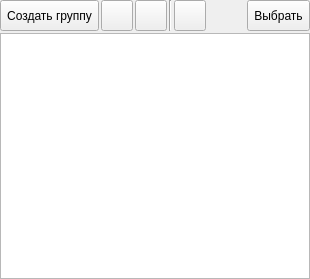
<?xml version="1.0" encoding="UTF-8"?>
<ui version="4.0">
 <class>FormContactsGroups</class>
 <widget class="QWidget" name="FormContactsGroups">
  <property name="geometry">
   <rect>
    <x>0</x>
    <y>0</y>
    <width>310</width>
    <height>279</height>
   </rect>
  </property>
  <property name="windowTitle">
   <string>Form</string>
  </property>
  <layout class="QGridLayout" name="gridLayout">
   <property name="leftMargin">
    <number>0</number>
   </property>
   <property name="topMargin">
    <number>0</number>
   </property>
   <property name="rightMargin">
    <number>0</number>
   </property>
   <property name="bottomMargin">
    <number>0</number>
   </property>
   <property name="spacing">
    <number>2</number>
   </property>
   <item row="0" column="5">
    <spacer name="horizontalSpacer">
     <property name="orientation">
      <enum>Qt::Horizontal</enum>
     </property>
     <property name="sizeHint" stdset="0">
      <size>
       <width>28</width>
       <height>20</height>
      </size>
     </property>
    </spacer>
   </item>
   <item row="1" column="0" colspan="7">
    <widget class="QTreeView" name="treeView"/>
   </item>
   <item row="0" column="3">
    <widget class="Line" name="line">
     <property name="orientation">
      <enum>Qt::Vertical</enum>
     </property>
    </widget>
   </item>
   <item row="0" column="0">
    <widget class="QToolButton" name="toolButtonAdd">
     <property name="sizePolicy">
      <sizepolicy hsizetype="Preferred" vsizetype="Preferred">
       <horstretch>0</horstretch>
       <verstretch>0</verstretch>
      </sizepolicy>
     </property>
     <property name="toolTip">
      <string>Добавить новую группу</string>
     </property>
     <property name="text">
      <string>Создать группу</string>
     </property>
     <property name="icon">
      <iconset resource="../res.qrc">
       <normaloff>:/32/icons/32x32/add.png</normaloff>:/32/icons/32x32/add.png</iconset>
     </property>
     <property name="iconSize">
      <size>
       <width>24</width>
       <height>24</height>
      </size>
     </property>
     <property name="toolButtonStyle">
      <enum>Qt::ToolButtonTextBesideIcon</enum>
     </property>
    </widget>
   </item>
   <item row="0" column="6">
    <widget class="QToolButton" name="toolButtonSelect">
     <property name="sizePolicy">
      <sizepolicy hsizetype="Preferred" vsizetype="Preferred">
       <horstretch>0</horstretch>
       <verstretch>0</verstretch>
      </sizepolicy>
     </property>
     <property name="toolTip">
      <string>Выбрать группу</string>
     </property>
     <property name="text">
      <string>Выбрать</string>
     </property>
     <property name="icon">
      <iconset resource="../res.qrc">
       <normaloff>:/64/icons/64x64/select.png</normaloff>:/64/icons/64x64/select.png</iconset>
     </property>
     <property name="iconSize">
      <size>
       <width>24</width>
       <height>24</height>
      </size>
     </property>
     <property name="toolButtonStyle">
      <enum>Qt::ToolButtonTextBesideIcon</enum>
     </property>
    </widget>
   </item>
   <item row="0" column="1">
    <widget class="QToolButton" name="toolButtonEdit">
     <property name="sizePolicy">
      <sizepolicy hsizetype="Preferred" vsizetype="Preferred">
       <horstretch>0</horstretch>
       <verstretch>0</verstretch>
      </sizepolicy>
     </property>
     <property name="toolTip">
      <string>Редактировать группу</string>
     </property>
     <property name="text">
      <string/>
     </property>
     <property name="icon">
      <iconset resource="../res.qrc">
       <normaloff>:/32/icons/32x32/edit.png</normaloff>:/32/icons/32x32/edit.png</iconset>
     </property>
     <property name="iconSize">
      <size>
       <width>24</width>
       <height>24</height>
      </size>
     </property>
    </widget>
   </item>
   <item row="0" column="2">
    <widget class="QToolButton" name="toolButtonDelete">
     <property name="sizePolicy">
      <sizepolicy hsizetype="Preferred" vsizetype="Preferred">
       <horstretch>0</horstretch>
       <verstretch>0</verstretch>
      </sizepolicy>
     </property>
     <property name="toolTip">
      <string>Удалить выбранную группу</string>
     </property>
     <property name="text">
      <string/>
     </property>
     <property name="icon">
      <iconset resource="../res.qrc">
       <normaloff>:/32/icons/32x32/delete.png</normaloff>:/32/icons/32x32/delete.png</iconset>
     </property>
     <property name="iconSize">
      <size>
       <width>24</width>
       <height>24</height>
      </size>
     </property>
    </widget>
   </item>
   <item row="0" column="4">
    <widget class="QToolButton" name="toolButtonRefresh">
     <property name="sizePolicy">
      <sizepolicy hsizetype="Preferred" vsizetype="Preferred">
       <horstretch>0</horstretch>
       <verstretch>0</verstretch>
      </sizepolicy>
     </property>
     <property name="toolTip">
      <string>Обновить данные</string>
     </property>
     <property name="text">
      <string/>
     </property>
     <property name="icon">
      <iconset resource="../res.qrc">
       <normaloff>:/32/icons/32x32/refresh.png</normaloff>:/32/icons/32x32/refresh.png</iconset>
     </property>
     <property name="iconSize">
      <size>
       <width>24</width>
       <height>24</height>
      </size>
     </property>
    </widget>
   </item>
  </layout>
  <action name="actionAddGroup">
   <property name="icon">
    <iconset resource="../res.qrc">
     <normaloff>:/32/icons/32x32/add.png</normaloff>:/32/icons/32x32/add.png</iconset>
   </property>
   <property name="text">
    <string>Создать группу</string>
   </property>
   <property name="toolTip">
    <string>Создать новую группу контактов</string>
   </property>
   <property name="shortcut">
    <string>Ctrl+Ins</string>
   </property>
  </action>
  <action name="actionEditGroup">
   <property name="icon">
    <iconset resource="../res.qrc">
     <normaloff>:/32/icons/32x32/edit.png</normaloff>:/32/icons/32x32/edit.png</iconset>
   </property>
   <property name="text">
    <string>Редактировать</string>
   </property>
   <property name="toolTip">
    <string>Редактировать выбранную группу контактов</string>
   </property>
  </action>
  <action name="actionDeleteGroups">
   <property name="icon">
    <iconset resource="../res.qrc">
     <normaloff>:/32/icons/32x32/delete.png</normaloff>:/32/icons/32x32/delete.png</iconset>
   </property>
   <property name="text">
    <string>Удалить</string>
   </property>
   <property name="toolTip">
    <string>Удалить выбранные группы</string>
   </property>
   <property name="shortcut">
    <string>Ctrl+Del</string>
   </property>
  </action>
  <action name="actionRefresh">
   <property name="icon">
    <iconset resource="../res.qrc">
     <normaloff>:/32/icons/32x32/refresh.png</normaloff>:/32/icons/32x32/refresh.png</iconset>
   </property>
   <property name="text">
    <string>Обновить</string>
   </property>
   <property name="toolTip">
    <string>Обновить данные о группах</string>
   </property>
   <property name="shortcut">
    <string>F5</string>
   </property>
  </action>
  <action name="actionSelectGroups">
   <property name="icon">
    <iconset resource="../res.qrc">
     <normaloff>:/64/icons/64x64/select.png</normaloff>:/64/icons/64x64/select.png</iconset>
   </property>
   <property name="text">
    <string>Выбрать</string>
   </property>
   <property name="toolTip">
    <string>Выбрать выделенные группы</string>
   </property>
  </action>
  <action name="actionCopy">
   <property name="icon">
    <iconset resource="../res.qrc">
     <normaloff>:/32/icons/32x32/copy.png</normaloff>:/32/icons/32x32/copy.png</iconset>
   </property>
   <property name="text">
    <string>Копировать текст ячейки</string>
   </property>
   <property name="toolTip">
    <string>Копировать текст выбранной ячейки</string>
   </property>
   <property name="shortcut">
    <string>Ctrl+C</string>
   </property>
  </action>
 </widget>
 <resources>
  <include location="../res.qrc"/>
 </resources>
 <connections/>
</ui>
